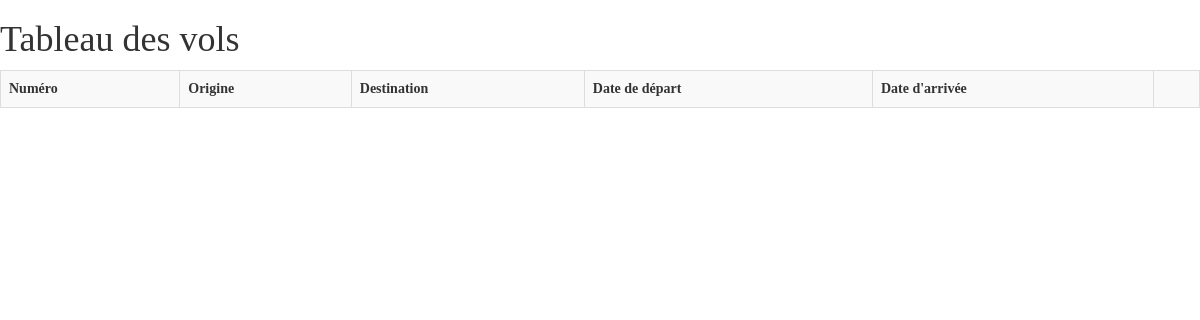
The app's page /presentation/tableauVols.php, older data.
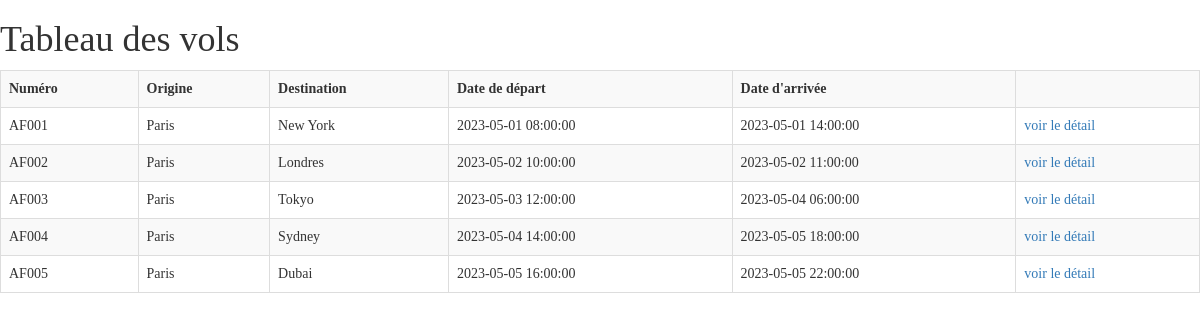
The same page, newer data.
### tables this page shows
CREATE TABLE Vols (
    id INT AUTO_INCREMENT PRIMARY KEY,
    numero_vol VARCHAR(10) UNIQUE NOT NULL,
    origine VARCHAR(100) NOT NULL,
    destination VARCHAR(100) NOT NULL,
    date_depart DATETIME NOT NULL,
    date_arrivee DATETIME NOT NULL
);

### persistance/DialogueBD.php (called while the page is built, shortened)
<?php
class DialogueBD {
    public function getToutLesVols()
    {
        try {
            $conn = Connexion::getConnexion();
            $sql = "SELECT * FROM vols ORDER BY id";
            $sth = $conn->prepare($sql);
            $sth->execute();
            $tabVols = $sth->fetchAll(PDO::FETCH_ASSOC);
            return $tabVols;
        } catch (PDOException $e) {
            $erreur = $e->getMessage();
        }
    }
}

### presentation/tableauVols.php (the view, shortened to what this page needs)
<?php
require_once "../persistance/DialogueBD.php";
try {
    $undlg = new DialogueBD();
    $vols = $undlg->getToutLesVols();
}   catch (Exception $e) {
    $erreur = $e->getMessage();
}
?>
<!DOCTYPE html>
<html>
<head>
    <link href="/bootstrap/css/bootstrap.min.css" rel="stylesheet" media="screen">
    <link rel="stylesheet" href="/design.css"/>
</head>
<body>
<h1>Tableau des vols</h1>
<table class="table table-bordered table-striped table-responsive">
    <tr><th>Numéro</th><th>Origine</th><th>Destination</th><th>Date de départ</th><th>Date d'arrivée</th><th></th></tr>
    <?php
    foreach ($vols as $ligne) {
        $idVol = $ligne['id'];
        $numVol = $ligne['numero_vol'];
        $origineVol= $ligne['origine'];
        $destinationVol= $ligne['destination'];
        $dateDepartVol= $ligne['date_depart'];
        $dateArriveeVol= $ligne['date_arrivee'];
        echo "<tr><td>$numVol</td><td>$origineVol</td><td>$destinationVol</td><td>$dateDepartVol</td><td>$dateArriveeVol</td>";
        echo "<td><a href='detailVols.php?id=$idVol'>voir le détail</a></td></tr>";
    }
    ?>
</table>
</body>
</html>

### TP0/TP0/design.css (style rules this page uses)
body { font-family: "Lucida Sans"; }

Row changes from the older to the newer data that the page shows:
added vols: numero_vol "AF001", origine "Paris", destination "New York", date_depart "2023-05-01 08:00:00", date_arrivee "2023-05-01 14:00:00"
added vols: numero_vol "AF002", origine "Paris", destination "Londres", date_depart "2023-05-02 10:00:00", date_arrivee "2023-05-02 11:00:00"
added vols: numero_vol "AF003", origine "Paris", destination "Tokyo", date_depart "2023-05-03 12:00:00", date_arrivee "2023-05-04 06:00:00"
added vols: numero_vol "AF004", origine "Paris", destination "Sydney", date_depart "2023-05-04 14:00:00", date_arrivee "2023-05-05 18:00:00"
added vols: numero_vol "AF005", origine "Paris", destination "Dubai", date_depart "2023-05-05 16:00:00", date_arrivee "2023-05-05 22:00:00"
